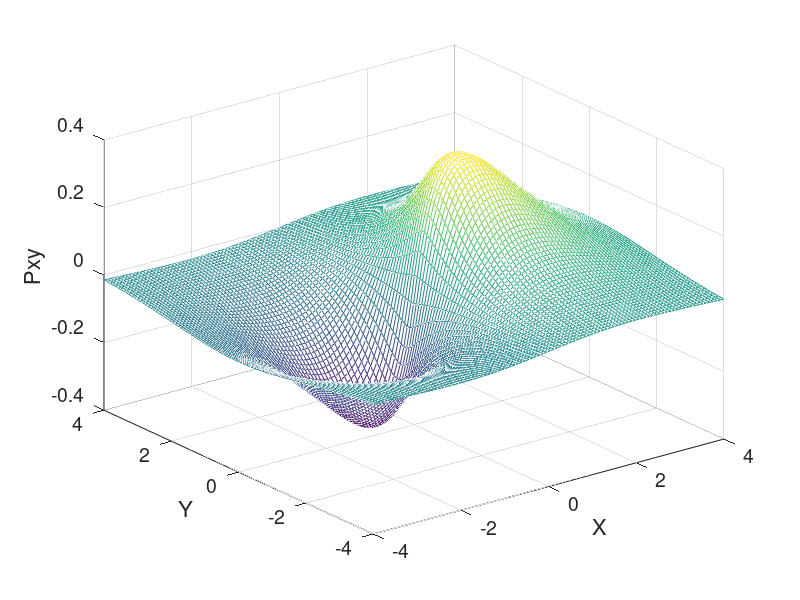
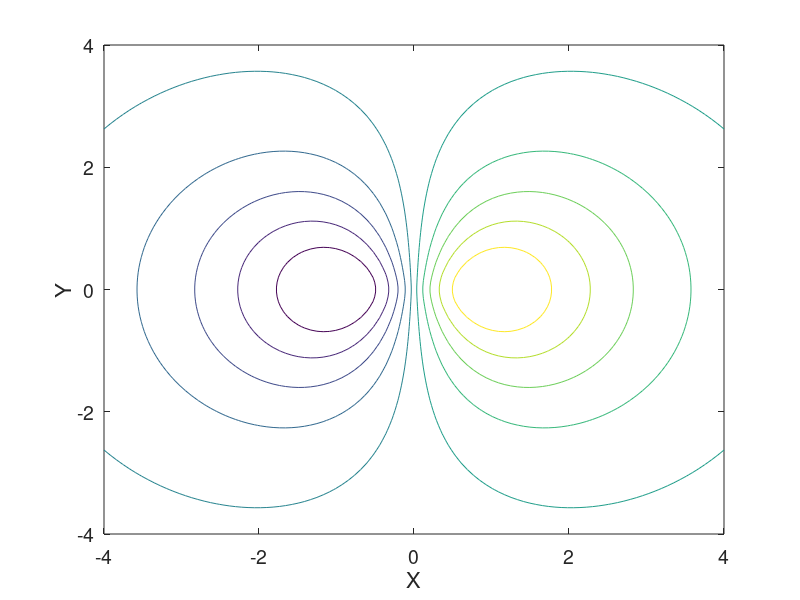
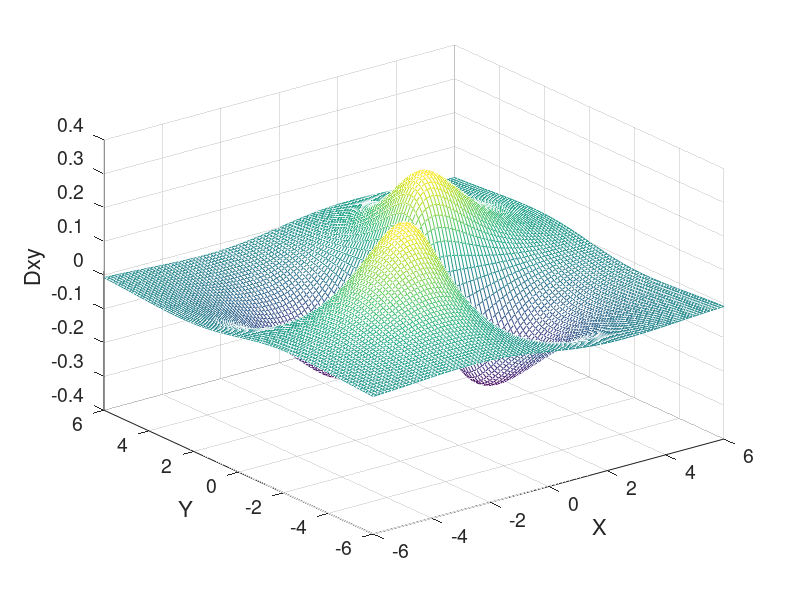
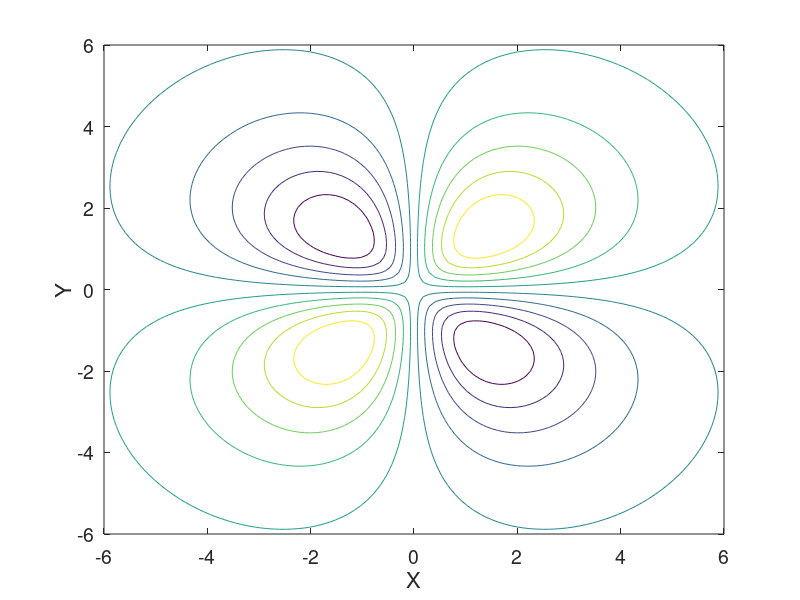

MATLAB code to generate these figures, in order:
%Complete Matlab code produced with aim of producing figures perscribed for
%Assessment 3, Part 2

%Simon Thomas, Peterhouse, sdat2, 16th January 2016

%This section involves essentially plotting various representations of the
%Pxy and Dxy orbitals

%First section: plots mesh plot of values of Pxy orbital in xy plane
clear;
t = linspace(-4,4,100);
[x, y] = meshgrid(t,t); %meshgrid(t1,t2) for different x and y
z = 0;
d = x.*exp(-sqrt(x.*x+y.*y+z.*z)); %orbital values generated
mesh(x,y,d)
hold on
set(gca,'fontsize',14);
xlabel('X','FontSize',16);
ylabel('Y','FontSize',16);
zlabel('Pxy','FontSize',16);
print -dpng -r300 '1.png'%produces figure of given spec
hold off

%Second section: plots contour plot of values of Pxy orbital in xy plane
figure; 
contour(x,y,d)
hold on
set(gca,'fontsize',14);
xlabel('X','FontSize',16);
ylabel('Y','FontSize',16);
zlabel('Pxy','FontSize',16);
print -dpng -r300 '3.png'
hold off
figure;

%Third section: plots mesh plot of values of Dxy orbital in xy plane
clear;
t = linspace(-6,6,100);
[x, y] = meshgrid(t,t); %meshgrid(t1,t2) for different x and y
z = 0;
d = x.*y.*exp(-sqrt(x.*x+y.*y+z.*z));
mesh(x,y,d)
hold on
set(gca,'fontsize',14);
xlabel('X','FontSize',16);
xlim([-6 6]) %Matlab tried to plot it from 10,-10; intervention was taken
ylabel('Y','FontSize',16);
ylim([-6 6]) 
zlabel('Dxy','FontSize',16);
hold off
print -dpng -r300 '2.png'
figure;

%Fourth section: plots contour plot of values of Dxy orbital in xy plane
contour(x,y,d)
hold on
set(gca,'fontsize',14);
xlabel('X','FontSize',16);
ylabel('Y','FontSize',16);
zlabel('Dxy','FontSize',16);
print -dpng -r300 '4.png'
hold off
figure;

%Fifth section: plots line graph of values of Dxy orbital along the line
%x=y, i.e the diaganol
clear;
x=[-6:0.01:6]; %creates a linear space big enough
y=[-6:0.01:6]; %note x=y
z=0;
d = x.*y.*exp(-sqrt(x.*x+y.*y+z.*z));
r =sqrt(2)*x; %line x=y at 45 degrees to x and y axis
plot(r,d);
hold on
set(gca,'fontsize',14);
xlabel('Distance from nucleus, r','FontSize',16);
xlim([sqrt(2)*(-6) sqrt(2)*(6)]) %note: automatic adjustments failed
ylabel('Dxy','FontSize',16);
print -dpng -r300 '5.png'
hold off
figure;

%Sixth section: plots line graph of the differential of the Dxy orbital
%along the line y=x when z=0;
differential= diff(d)/0.01; %creates differential given previous matrix
x=[-6:0.01:5.99]; % ensures that the vectors equal size for plotting
r =sqrt(2)*x; %again the x=y line is at pi/4 rad
plot(r,differential);
hold on
set(gca,'fontsize',14);
xlabel('Distance from nucleus, r','FontSize',16);
xlim([sqrt(2)*(-6) sqrt(2)*(6)]);
ylabel('d(Dxy)/dr','FontSize',16);
print -dpng -r300 '6.png';
hold off
